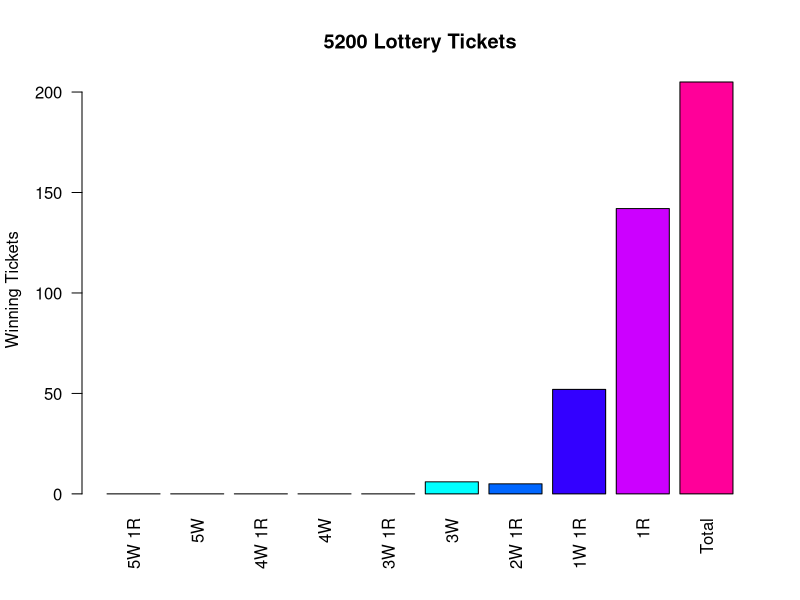
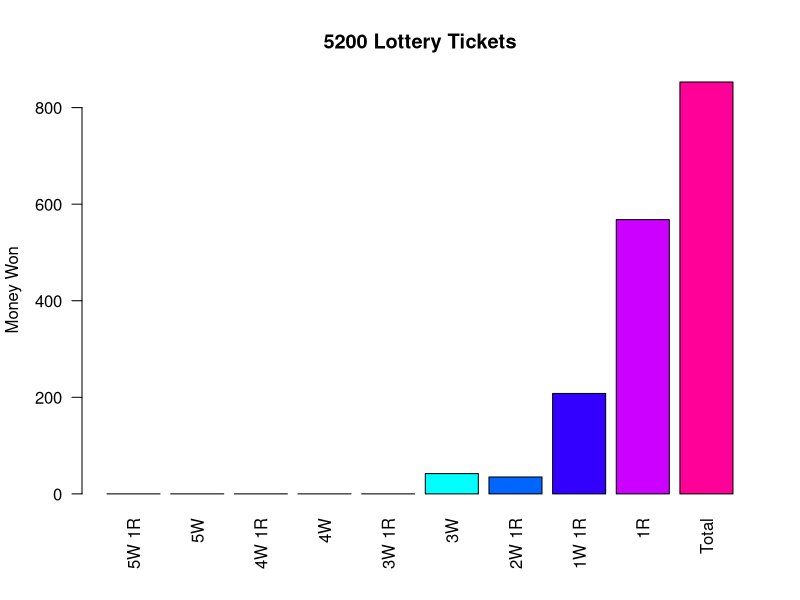
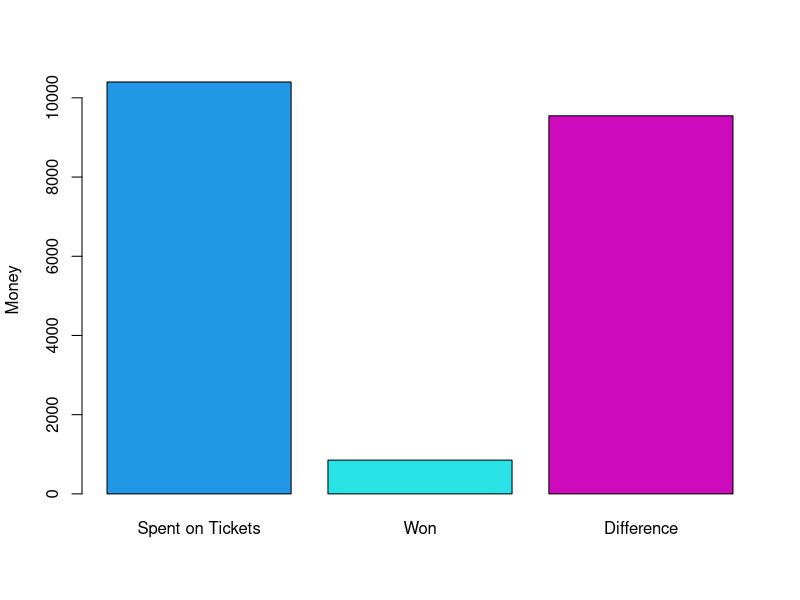

Source code (R) for these figures, in order:
## ---- chunk 1
n=as.integer(5200) ## Change the amount of tickets bought here

## ---- chunk 2
GRANDPRIZE=as.integer(60000000) #Change grand prize here
## ---- chunk 3
winning.ticket=NULL
winning.ticket=list(winning.ticket)


for (i in 1:n){ 
  winning.ticket[[i]]= c(sort(sample(69,5)),sample(26,1))
}

ticket=NULL
ticket=list(ticket)
for (i in 1:n){ 
  ticket[[i]]= c(sort(sample(69,5)),sample(26,1))
}
sum.5w.1r=0
sum.5w=0
sum.4w.1r=0
sum.4w=0
sum.3w.1r=0
sum.3w=0
sum.2w.1r=0
sum.1w.1r=0
sum.1r=0
win.ticket=NULL
win.ticket=list(win.ticket)
for(i in 1:n){
if (sum(ticket[[i]]==winning.ticket[[i]])==6){
      sum.5w.1r=sum.5w.1r+1
    win.ticket[[i]]=ticket[[i]]}
    else if(sum(ticket[[i]][1:5]==winning.ticket[[i]][1:5])==5){
      sum.5w=sum.5w+1
    win.ticket[[i]]=ticket[[i]]}
    else if(sum(ticket[[i]][1:5]%in%winning.ticket[[i]][1:5])==4 && sum(ticket[[i]][6]==winning.ticket[[i]][6])==1){
      sum.4w.1r=sum.4w.1r+1
    win.ticket[[i]]=ticket[[i]]}
    else if(sum(ticket[[i]][1:5]%in%winning.ticket[[i]][1:5])==4){
      sum.4w=sum.4w+1
    win.ticket[[i]]=ticket[[i]]}
    else if(sum(ticket[[i]][1:5]%in%winning.ticket[[i]][1:5])==3 && sum(ticket[[i]][6]==winning.ticket[[i]][6])==1){
      sum.3w.1r=sum.3w.1r+1
    win.ticket[[i]]=ticket[[i]]}
    else if(sum(ticket[[i]][1:5]%in%winning.ticket[[i]][1:5])==3){
      sum.3w=sum.3w+1
    win.ticket[[i]]=ticket[[i]]}
    else if(sum(ticket[[i]][1:5]%in%winning.ticket[[i]][1:5])==2 && sum(ticket[[i]][6]==winning.ticket[[i]][6])==1){
      sum.2w.1r=sum.2w.1r+1
    win.ticket[[i]]=ticket[[i]]}
    else if(sum(ticket[[i]][1:5]%in%winning.ticket[[i]][1:5])==1 && sum(ticket[[i]][6]==winning.ticket[[i]][6])==1){
      sum.1w.1r=sum.1w.1r+1
    win.ticket[[i]]=ticket[[i]]}
    else if(sum(ticket[[i]][6]==winning.ticket[[i]][6])==1){
      sum.1r=sum.1r+1
    win.ticket[[i]]=ticket[[i]]
    }
}
win.ticket=split(unlist(win.ticket), ceiling(seq_along(unlist(win.ticket))/6))
winnings=sum.5w.1r*GRANDPRIZE+sum.5w*1000000+sum.4w.1r*50000+sum.4w*100+sum.3w.1r*100+sum.3w*7+sum.2w.1r*7+sum.1w.1r*4+sum.1r*4
## ---- chunk 4
x=c(sum.5w.1r,sum.5w,sum.4w.1r,sum.4w,sum.3w.1r,sum.3w,sum.2w.1r,sum.1w.1r,sum.1r,length(win.ticket))
barplot(x,las=2,names.arg=c("5W 1R","5W","4W 1R","4W","3W 1R","3W","2W 1R","1W 1R","1R","Total"),col=rainbow(10),main=paste(n,"Lottery Tickets"),ylab="Winning Tickets")

## ---- chunk 5
y=c("Grand Prize","1,000,000","50,000","100","100","7","7","4","4","Total")


x=c(sum.5w.1r*GRANDPRIZE, sum.5w*1000000, sum.4w.1r*50000, sum.4w*100,sum.3w.1r*100, sum.3w*7, sum.2w.1r*7, sum.1w.1r*4, sum.1r*4,winnings)
barplot(x,las=2,names.arg=c("5W 1R","5W","4W 1R","4W","3W 1R","3W","2W 1R","1W 1R","1R","Total"),col=rainbow(10),main=paste(n,"Lottery Tickets"),ylab="Money Won")


## ---- chunk 6
barplot(c(2*n,winnings,abs(2*n-winnings)),col=c(44:46),names.arg=c("Spent on Tickets","Won","Difference"),ylab="Money")
## ---- chunk 7
best.ticket=x
q=best.ticket[7]
w=best.ticket[6]
best.ticket[6]=q
best.ticket[7]=w
best.ticket=which(best.ticket!=0)[1]
la=TRUE
while(la){
       if (best.ticket==1){
    print(paste("Your best ticket had  5 Whites + Powerball Matched ($Grand Prize)"))
         break
       }
       if(best.ticket==2){ 
    print(paste("Your best ticket had  5 Whites Matched ($1,000,000"))
         break
       }
       if(best.ticket==3){ 
    print(paste("Your best ticket had  4 Whites + Powerball Matched ($50,000)"))
         break
       }
       if(best.ticket==4){ 
    print(paste("Your best ticket had  4 Whites Matched ($100)"))
         break
       }
       if(best.ticket==5){ 
    print(paste("Your best ticket had  3 Whites + Powerball Matched ($100)"))
         break
       }
       if(best.ticket==6){ 
    print(paste("Your best ticket had  2 Whites + Powerball Matched ($7)"))
         break
       }
       if(best.ticket==7){
    print(paste("Your best ticket had  3 Whites Matched ($7)"))
         break
       }
       if(best.ticket==8){ 
    print(paste("Your best ticket had  1 White + Powerball Matched ($4)"))
         break
       }
       if(best.ticket==9){ 
    print(paste("Your best ticket had  Power Ball Matched ($4)"))
         break
         
       }
  
}
## ---- chunk 8
cat(  "In your lifetime you spent $", as.integer(2*n),"and won $", as.integer(winnings),"", "\n",
      "From the",  n , "tickets you purchased", as.integer(length(win.ticket)), "tickets were winners.","\n",
      "You lost $", (2*n)-winnings,"(if negative you won!!).","\n","\n",
      "You got 5 White + Powerball   ", sum.5w.1r, "time(s).","\n",
      "You got 5 White               ", sum.5w, "time(s).","\n",
      "You got 4 White + Powerball   ", sum.4w.1r, "time(s).","\n",
      "You got 4 White               ", sum.4w, "time(s),","\n",
      "You got 3 White + Powerball   ", sum.3w.1r, "time(s).","\n",
      "You got 3 White               ", sum.3w, "time(s),","\n",
      "You got 2 White + Powerball   ", sum.2w.1r, "time(s).","\n",
      "You got 1 White + Powerball   ", sum.1w.1r, "time(s).","\n",
      "You got Powerball             ", sum.1r, "time(s)."
      )
